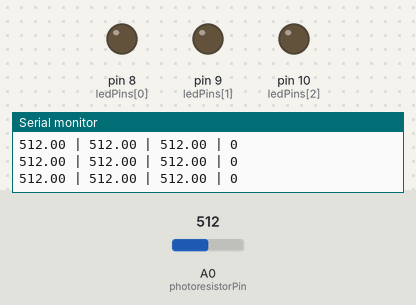
Bench run of a sketch on a simulated Arduino Uno, built with avr-gcc and run on an emulated ATmega328P. On the bench: output pins drawn as LEDs (lit = HIGH), the last lines printed to the serial monitor. The inputs (shaded band) are chosen by the test bench; at power-on: A0 (photoresistorPin) = 512.

Above: at 1.2 s.
1.3 s: A0 (photoresistorPin) set to 524
At 2.5 s:
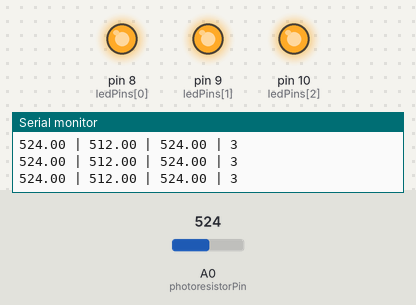
2.8 s: A0 (photoresistorPin) set to 511
At 3.5 s:
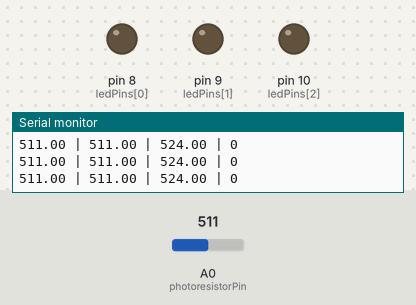
4.3 s: A0 (photoresistorPin) set to 716
At 5.8 s:
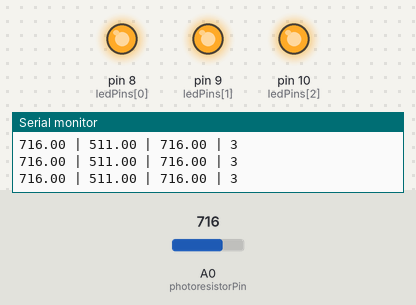
Timing chart, 0 to 7.3 s (numbered marks = the images above; inputs shaded):
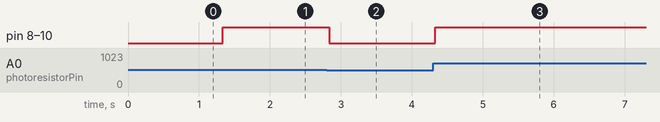

Measured:
- the behaviour switches between 512 and 513 on A0 (photoresistorPin) (found by bisection; images 0 and 1)
- after the input at 1.3 s, pin 8 (ledPins[0]), pin 9 (ledPins[1]), pin 10 (ledPins[2]): LOW → HIGH at once
- after the input at 2.8 s, pin 8 (ledPins[0]), pin 9 (ledPins[1]), pin 10 (ledPins[2]): HIGH → LOW at once
- after the input at 4.3 s, pin 8 (ledPins[0]), pin 9 (ledPins[1]), pin 10 (ledPins[2]): LOW → HIGH at once

The sketch:

Arduino_Week2_MinMax.ino
```cpp
int photoresistorPin = 0;
int ledPins[] = { 8, 9, 10 };

float minValue = 1024;
float maxValue = 0;

void setup() {
  Serial.begin(9600);

  for (int i = 0; i < 3; i = i + 1) {
    pinMode(ledPins[i], OUTPUT);
  }
}

void loop() {
  float value = float(analogRead(photoresistorPin)); // 0.0 - 1024.0

  if (value < minValue) { minValue = value; }
  if (value > maxValue) { maxValue = value; }

  Serial.print(value);
  Serial.print(" | ");
  Serial.print(minValue);
  Serial.print(" | ");
  Serial.print(maxValue);

  value = value - minValue;
  value = value / (maxValue - minValue);
  value = value * 3.0;

  int result = round(value);

  Serial.print(" | ");
  Serial.println(result);

  for (int i = 0; i < 3; i = i + 1) {
    if (i < result) {
      digitalWrite(ledPins[i], HIGH);
    }
    else {
      digitalWrite(ledPins[i], LOW);
    }
  }
}
```
